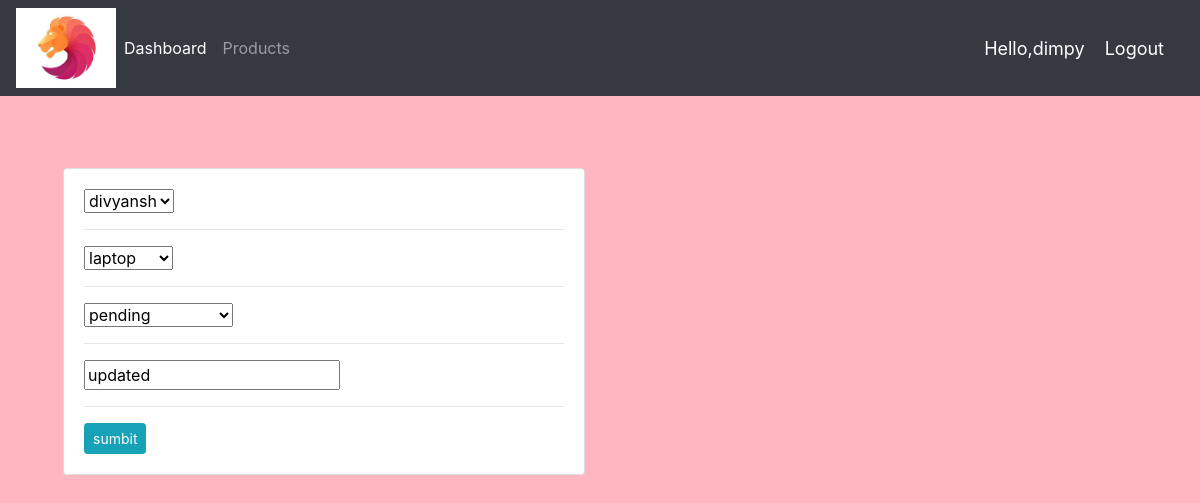
Screenshot of /update_order/3/ (signed in) with the database file from the repository.
### accounts/models.py (models this page shows, shortened)
class Order(models.Model):
    STATUS=(
        ('pending','pending'),
        ('Out for delievery','Out for delievery'),
        ('Delievered','Delievered')
    )
    customer=models.ForeignKey(Customer,null=True,on_delete=models.SET_NULL)
    product=models.ForeignKey(Products,null=True,on_delete=models.SET_NULL)
    date=models.DateTimeField(auto_now_add=True,null=True)
    status=models.CharField(max_length=100,null=True,choices=STATUS)
    note=models.CharField(max_length=1000,null=True)

### accounts/decorators.py (the view)
        def wrapper_func(request,*args,**kwargs):
            group=None
            if request.user.groups.exists():
                group=request.user.groups.all()[0].name
            if group in allowed_roles:
                return view_func(request,*args,**kwargs)
            else:
                return HttpResponse('You are not allowed to this page')

### accounts/forms.py
class OrderForm(ModelForm):
    class Meta:
        model=Order
        fields='__all__'

### accounts/models.py (called while the page is built)
    def __str__(self):
       return self.name

    def __str__(self):
       return self.name

### accounts/views.py (called while the page is built)
@login_required(login_url='login')
@allowed_user(allowed_roles=['admin'])
def updateOrder(request,pk_test):
    order=Order.objects.get(id=pk_test)
    formset=OrderForm(instance=order)
    if request.method=='POST':
        formset=OrderForm(request.POST,instance=order)
        if formset.is_valid():
            formset.save()
            return redirect('/')
    context={'formset':formset}
    return render(request,'order_form.htm',context)

### accounts/templates/order_form.htm (shortened to what this page needs)
{% extends 'main.htm' %}
{% load static%}
{% block content %}
<br>
<div class="row-center px-5 my-5">
    <div class="col-md-6">
        <div class="card card-body">
            <form action="" method="POST">
                {% for form in formset%}
                 {{form}}
                 <hr>
                {% endfor %}
                <button class="btn btn-sm btn-info" type="sumbit">sumbit</button>
            </form>
        </div>
    </div>
</div>
{% endblock %}

### accounts/templates/main.htm (shortened to what this page needs)
{% load static%}
<!doctype html>
<html lang="en">
  <head>
    <link rel="stylesheet" href="https://stackpath.bootstrapcdn.com/bootstrap/4.5.2/css/bootstrap.min.css">
    <link rel="stylesheet" href="{% static '/main.css'%}">
  </head>
  <body>
    <nav class="navbar navbar-expand-lg navbar-dark bg-dark">
      <img src="/static/img/logo.jpeg" alt="" width="100" height="80">
        <div class="collapse navbar-collapse" id="navbarNav">
          <ul class="navbar-nav">
            {% if request.user.is_staff %}
            <li class="nav-item active">
              <a class="nav-link" href="{% url 'home' %}"> Dashboard </a>
            </li>
            <li class="nav-item">
              <a class="nav-link" href="{% url 'products' %}">Products</a>
            </li>
            {% else %}
            <li class="nav-item">
              <a class="nav-link" href="{% url 'account' %}">Settings</a>
            </li>
            {% endif %}
          </ul>
        </div>
        <span class="hello-msg">Hello,{{request.user}}</span>
        <span><a class="hello-msg" href="{% url 'logout' %}">Logout</a></span>
      </nav>
    {% block content %}
    {% endblock %}
  </body>
</html>

### static/main.css (style rules this page uses)
body { background-color:lightpink; }

### accounts/templates/main.htm (style rules this page uses)
.hello-msg { font-size: 18px; color: #ffffff; margin-right: 20px; }

### rows the page displays
Order: formset "divyansh" "laptop" "pending" "updated"

### other values shown
{{ request.user }} "dimpy"
